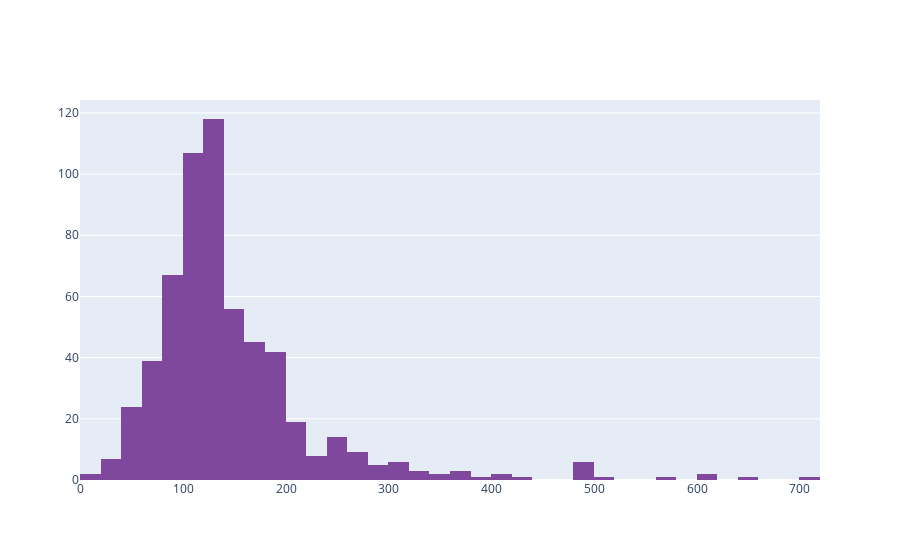

Source (notebook cell):
### Code cell
fig = go.Figure(data=[go.Histogram(x=df["LoanAmount"],marker_color='#80489C')])
fig.show()

### Figure 1 — Plotly figure (JSON) as saved in the notebook; plotly's stock layout.template omitted (floating-point values rounded to 4 significant figures; data arrays with more than 128 entries replaced by an {"elided": "..."} marker saying what was removed)
{"data": [{"marker": {"color": "#80489C"}, "type": "histogram", "x": {"elided": "614 int values"}}], "layout": {}}
